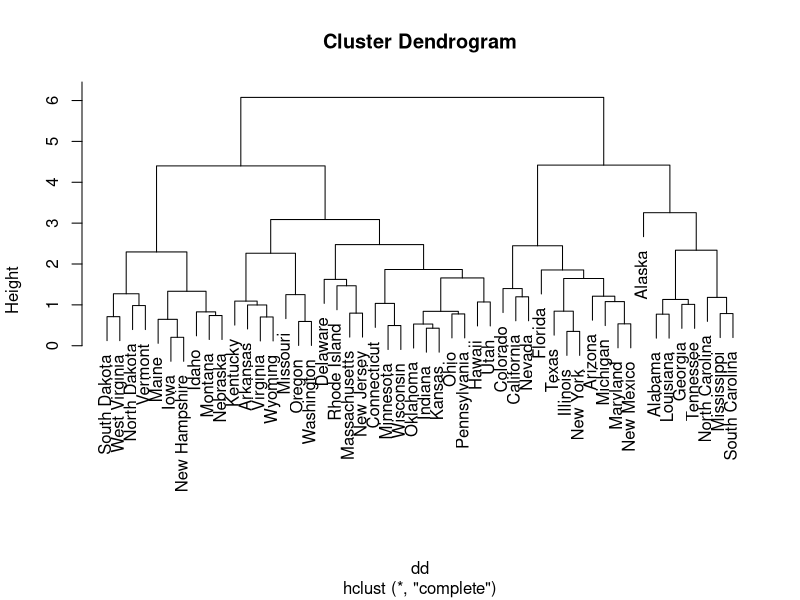
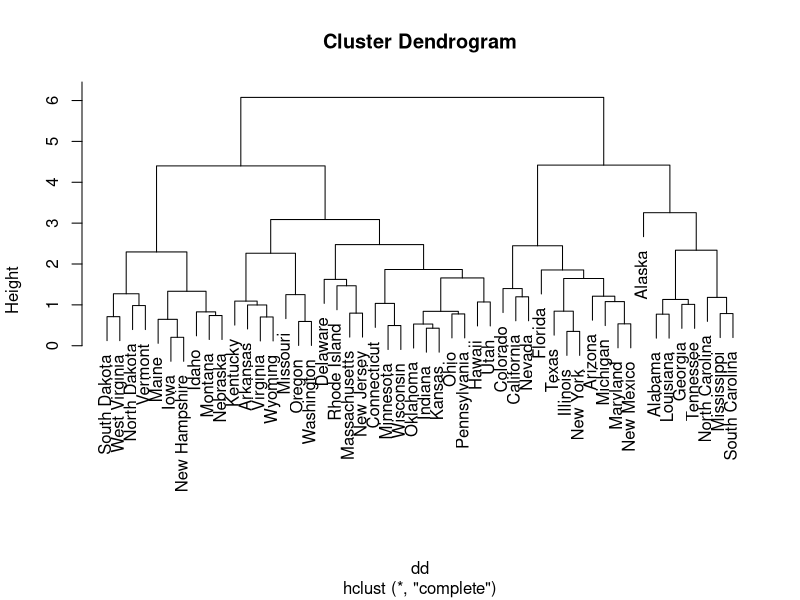
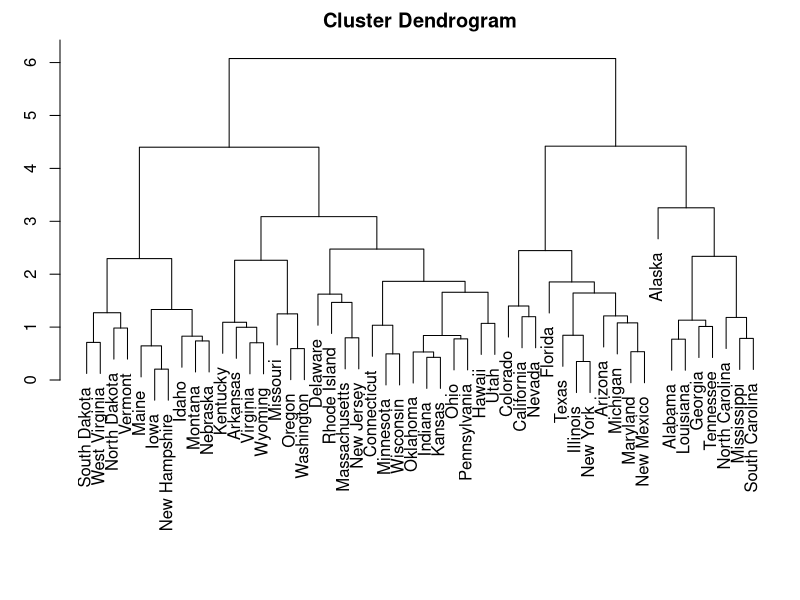
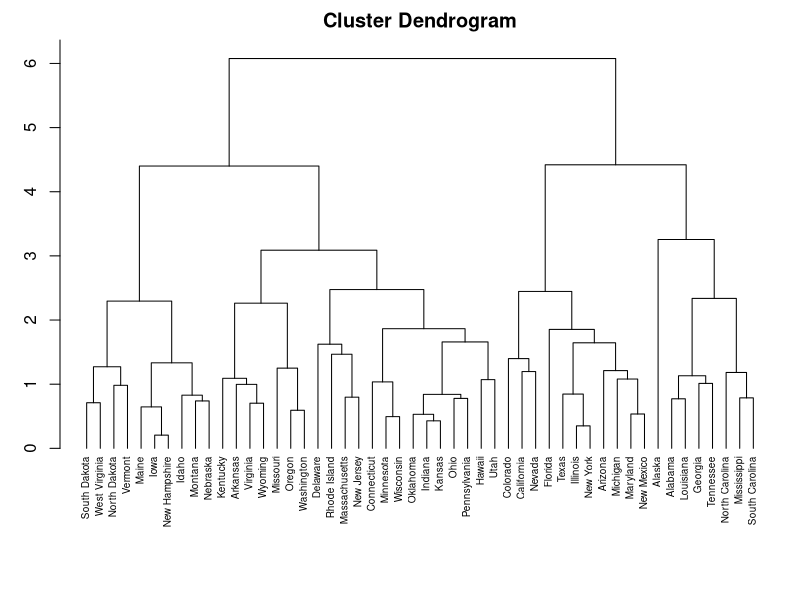
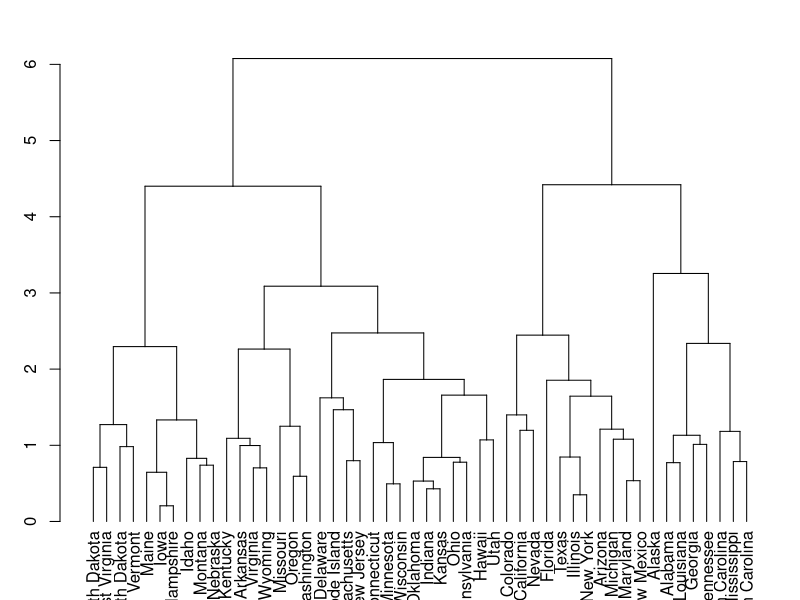
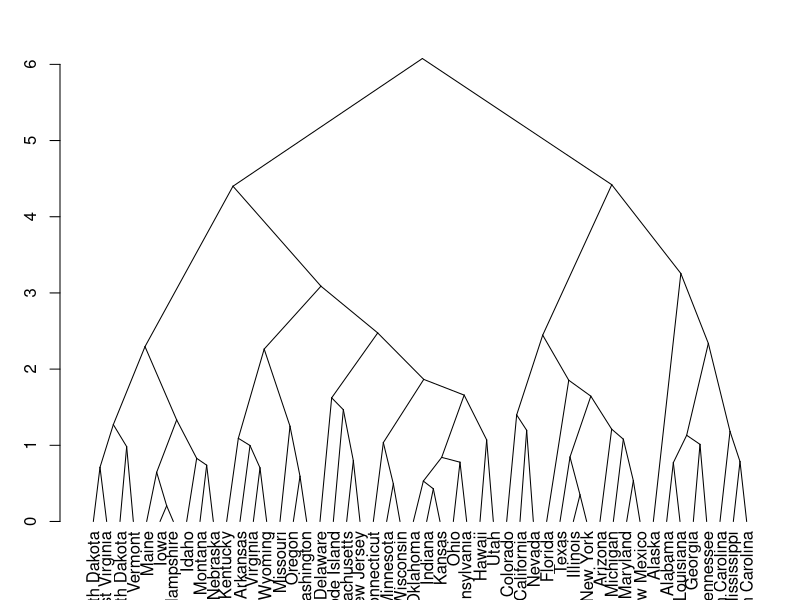
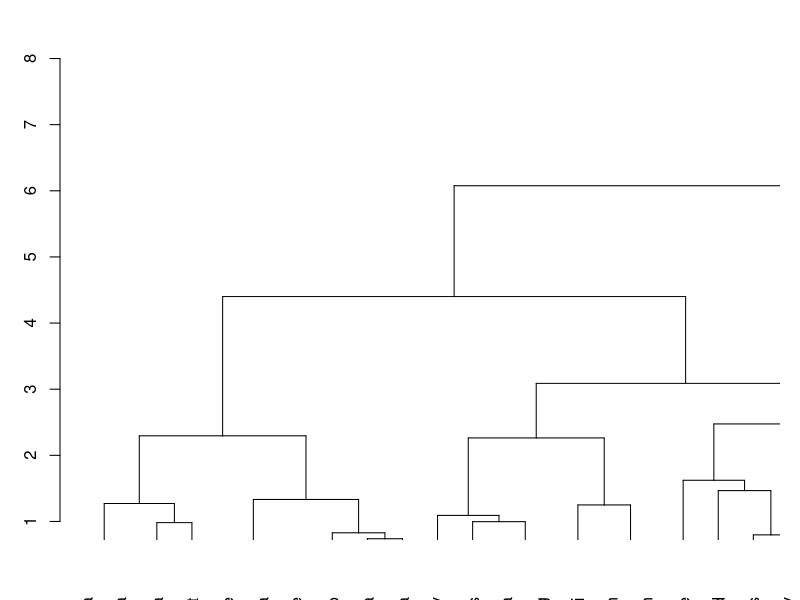
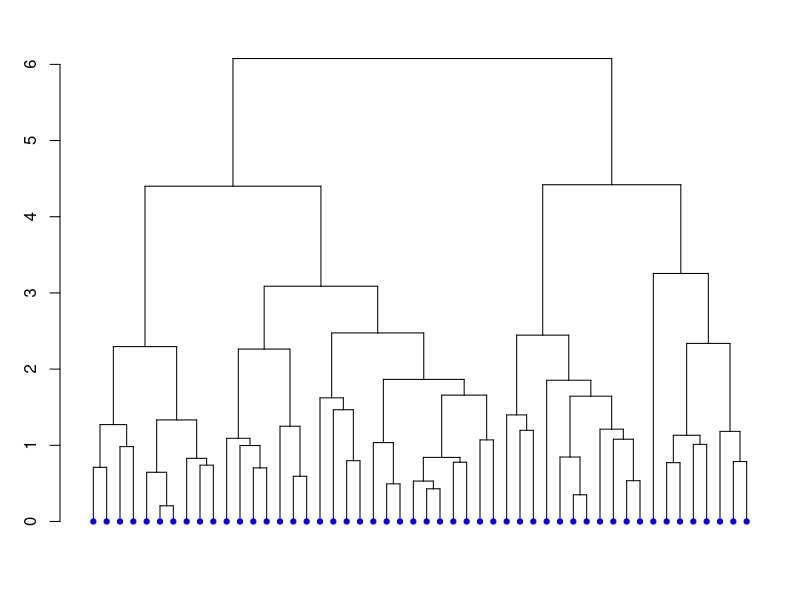

The R source for these figures, in order:

# Classfication, dendrogram and heatmap

# Hierarchical Clustering -> hclust

# Load data
data(USArrests)
# Compute distances and hierarchical clustering
dd <- dist(scale(USArrests), method = "euclidean")
set.seed(100)
hc <- hclust(dd)
## the abs(id) in hc$merge indicates the rowID of USArrests

hc
# Call:
#   hclust(d = dd)
# 
# Cluster method   : complete 
# Distance         : euclidean 
# Number of objects: 50 


# plot.hclust()
plot(hc)
# Error in plot.new() : figure margins too large

#reset graphical parameters to default:
par(mar = c(5, 4, 4, 2) + 0.1)  # Default margins
plot(hc)
# Error in plot.new() : figure margins too large

#reduce graphical parameters manually:
par(mar = c(3, 3, 2, 1))  # Smaller margins
plot(hc)


# Put the labels at the same height: hang = -1
plot(hc, hang = -1, cex = 0.6)


# plot.dendrogram() function

# Convert hclust into a dendrogram and plot
hcd <- as.dendrogram(hc)

# Default plot
plot(hcd, type = "rectangle", ylab = "Height")

# Triangle plot
plot(hcd, type = "triangle", ylab = "Height")

# Zoom in to the first dendrogram
plot(hcd, xlim = c(1, 20), ylim = c(1,8))


# Define nodePar
nodePar <- list(lab.cex = 0.6, pch = c(NA, 19), 
                cex = 0.7, col = "blue")
# Customized plot; remove labels
plot(hcd, ylab = "Height", nodePar = nodePar, leaflab = "none")


# Horizontal plot
# change the edge of the plot
par(mar = c(1,1,1,6))
plot(hcd,  xlab = "Height",
     nodePar = nodePar, horiz = TRUE)

